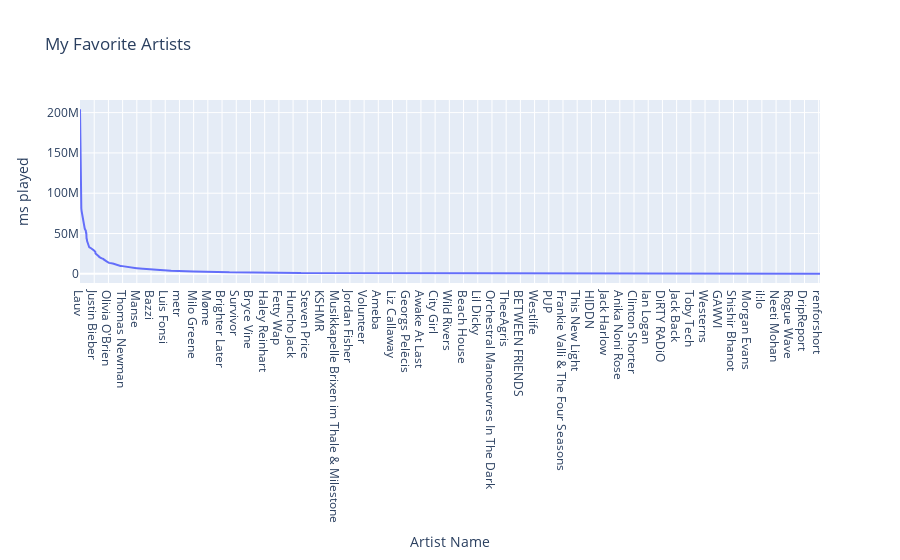

The notebook cell this image was saved under:
### Markdown cell above
Let's take a look at these on a plot. It appears that the difference between songs that I really enjoy and those that fit into the "general" category is striking; there's a sharp curve for both of these graphs.

### Code cell
plot(favorite_artists.index,favorite_artists['msPlayed'], title="My Favorite Artists", xaxis='Artist Name', yaxis='ms played')

### Figure 1 — Plotly figure (JSON) as saved in the notebook; plotly's stock layout.template omitted (floating-point values rounded to 4 significant figures; data arrays with more than 128 entries replaced by an {"elided": "..."} marker saying what was removed)
{"data": [{"line": {"shape": "linear"}, "type": "scatter", "x": {"elided": "2814 str values"}, "y": {"elided": "2814 int values"}}], "layout": {"font": {"size": 12}, "title": {"text": "My Favorite Artists"}, "xaxis": {"title": {"text": "Artist Name"}}, "yaxis": {"title": {"text": "ms played"}}}}
